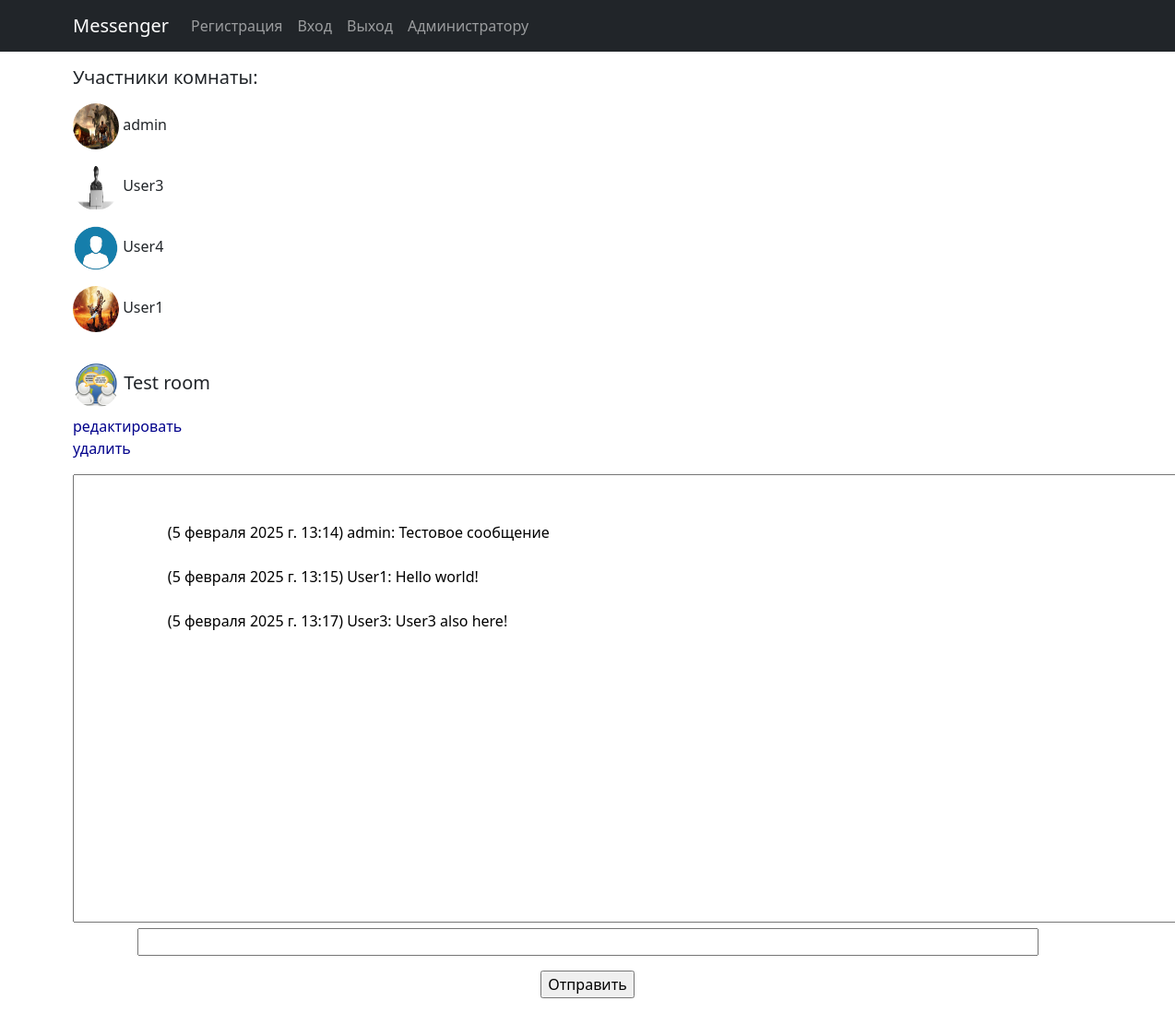
The page /room/19/ (signed in) on the database its author committed.
### chat/models.py (models this page shows, shortened)
class User(AbstractUser):
    avatar = models.ImageField(upload_to='avatar/', null=True, blank=True, verbose_name="фотография", default="avatar/default.png")

class Room(models.Model):
    name = models.CharField(max_length=100, null=False, blank=False, unique=True, verbose_name="название чата")
    host = models.ForeignKey(settings.AUTH_USER_MODEL, on_delete=models.CASCADE, related_name='rooms')
    current_users = models.ManyToManyField(settings.AUTH_USER_MODEL, related_name='current_rooms', verbose_name="участники")
    photo = models.ImageField(upload_to='room/', null=True, blank=True, verbose_name="фотография")

class Message(models.Model):
    user = models.ForeignKey(settings.AUTH_USER_MODEL, on_delete=models.CASCADE, related_name='messages')
    room = models.ForeignKey(Room, on_delete=models.CASCADE, related_name='messages',)
    text = models.TextField()
    created_at = models.DateTimeField(auto_now_add=True)
    class Meta:
        ordering = ('created_at',)

### chat/views.py (the view)
# urls.py: path('room/<int:pk>/', views.room, name='room'),
@login_required
def room(request, pk):
    room = get_object_or_404(Room, pk=pk)
    if request.user not in room.current_users.all():
        return redirect('index')
    messages = room.messages.order_by('created_at')
    len_messages = len(messages)
    last_messages = []
    if len_messages > 10:
        last_messages = messages[(len_messages-10):]
    return render(request, 'chat/room.html', {
        "room": room,
        'messages': messages,
        'room_name': room.name,
        'chat_id': room.id,
        'username': request.user.username,
        'current_users': room.current_users.all(),
        'last_messages': last_messages,
    })

### templates/chat/room.html (shortened to what this page needs)
{% extends "default.html" %}
{% load static %}
{% block content %}
    <div class="row">
        <div class="col" align="left">
            <div align="left">
                <p><h5> Участники комнаты:</h5></p>
            </div>
            {% for user in current_users %}
                <p><img src="{{ user.avatar.url }}" class="round"> {{ user.username}}</p>
            {% endfor %}
        </div>
        <div class="col">
            <div align="left" background-color='red'>
                <p>
                    <h5>
                        {% if room.photo %}
                            <img src="{{ room.photo.url }}" class="round">
                        {% endif %}
                        {{ room_name }}
                    </h5>
                    <a class="nav-link" href="{% url 'update_room' room.id %}" style="color: darkblue">редактировать</a>
                    <a class="nav-link" href="{% url 'delete_room' room.id %}" style="color: darkblue">удалить</a>
                </p>
            </div>
            <textarea id="chat-log" cols="130" rows="20">
                    {% if last_messages %}
                    {% for message in last_messages%}
                        ({{message.created_at}}) {{message.user.username}}: {{ message.text }}
                    {% endfor %}
                {% else %}
                    {% for message in messages%}
                        ({{message.created_at}}) {{message.user.username}}: {{ message.text }}
                    {% endfor %}
                {% endif %}
            </textarea>
            <div>
                <p><input id="chat-message-input" type="text" size="100"></p>
                <p><input id="chat-message-submit" type="button" value="Отправить"></p>
            </div>
        </div>
    </div>
{% endblock content %}

### templates/default.html (style rules this page uses)
.round { border-radius: 100%; width: 50px; height: 50px; }

### rows shown on the page
User: avatar (picture), username "admin"
User: avatar (picture), username "User3"
User: avatar (placeholder picture), username "User4"
User: avatar (picture), username "User1"
Room: photo (picture), name "Test room"
Message: created_at "(5 февраля 2025 г. 13:14) admin: Тестовое сообщение (5 февраля 2025 г. 13:15) User1: Hello world! (5 февраля 2025 г. 13:17) User3: User3 also here!"
